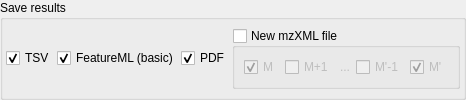
                    <widget class="QGroupBox" name="groupBox_3">
                     <property name="title">
                      <string>Save results</string>
                     </property>
                     <layout class="QGridLayout" name="gridLayout_39">
                      <property name="leftMargin">
                       <number>3</number>
                      </property>
                      <property name="topMargin">
                       <number>3</number>
                      </property>
                      <property name="rightMargin">
                       <number>3</number>
                      </property>
                      <property name="bottomMargin">
                       <number>3</number>
                      </property>
                      <property name="spacing">
                       <number>2</number>
                      </property>
                      <item row="0" column="3">
                       <widget class="QGroupBox" name="saveMZXML">
                        <property name="title">
                         <string>New mzXML file</string>
                        </property>
                        <property name="checkable">
                         <bool>true</bool>
                        </property>
                        <property name="checked">
                         <bool>false</bool>
                        </property>
                        <layout class="QHBoxLayout" name="horizontalLayout_5">
                         <item>
                          <widget class="QCheckBox" name="wm_ia">
                           <property name="text">
                            <string>M</string>
                           </property>
                           <property name="checked">
                            <bool>true</bool>
                           </property>
                          </widget>
                         </item>
                         <item>
                          <widget class="QCheckBox" name="wm_iap">
                           <property name="text">
                            <string>M+1</string>
                           </property>
                          </widget>
                         </item>
                         <item>
                          <widget class="QLabel" name="label_39">
                           <property name="text">
                            <string>...</string>
                           </property>
                          </widget>
                         </item>
                         <item>
                          <widget class="QCheckBox" name="wm_imb">
                           <property name="text">
                            <string>M'-1</string>
                           </property>
                          </widget>
                         </item>
                         <item>
                          <widget class="QCheckBox" name="wm_ib">
                           <property name="text">
                            <string>M'</string>
                           </property>
                           <property name="checked">
                            <bool>true</bool>
                           </property>
                          </widget>
                         </item>
                        </layout>
                       </widget>
                      </item>
                      <item row="0" column="2">
                       <widget class="QCheckBox" name="savePDF">
                        <property name="text">
                         <string>PDF</string>
                        </property>
                        <property name="checked">
                         <bool>true</bool>
                        </property>
                        <property name="tristate">
                         <bool>false</bool>
                        </property>
                       </widget>
                      </item>
                      <item row="0" column="0">
                       <widget class="QCheckBox" name="saveCSV">
                        <property name="text">
                         <string>TSV</string>
                        </property>
                        <property name="checked">
                         <bool>true</bool>
                        </property>
                        <property name="tristate">
                         <bool>false</bool>
                        </property>
                       </widget>
                      </item>
                      <item row="0" column="1">
                       <widget class="QCheckBox" name="saveFeatureML">
                        <property name="text">
                         <string>FeatureML (basic)</string>
                        </property>
                        <property name="checked">
                         <bool>true</bool>
                        </property>
                       </widget>
                      </item>
                     </layout>
                    </widget>
